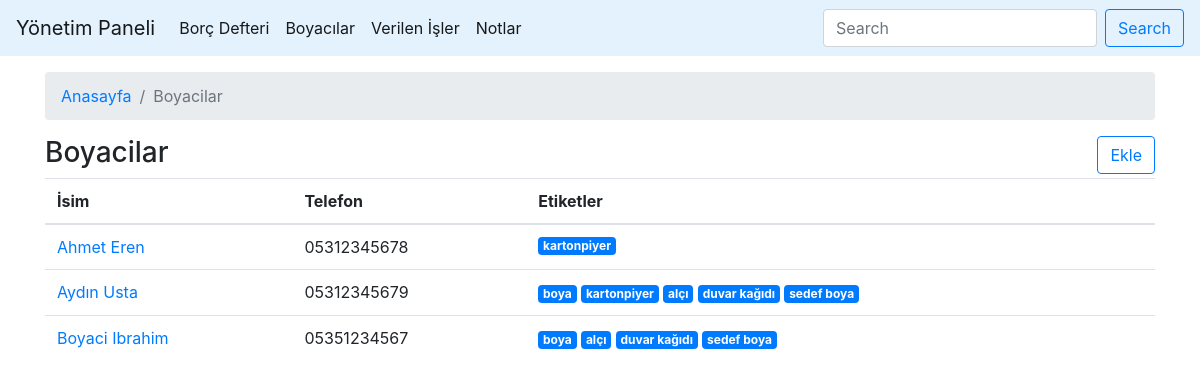
/boyacilar/, run on an earlier commit of the app's database.
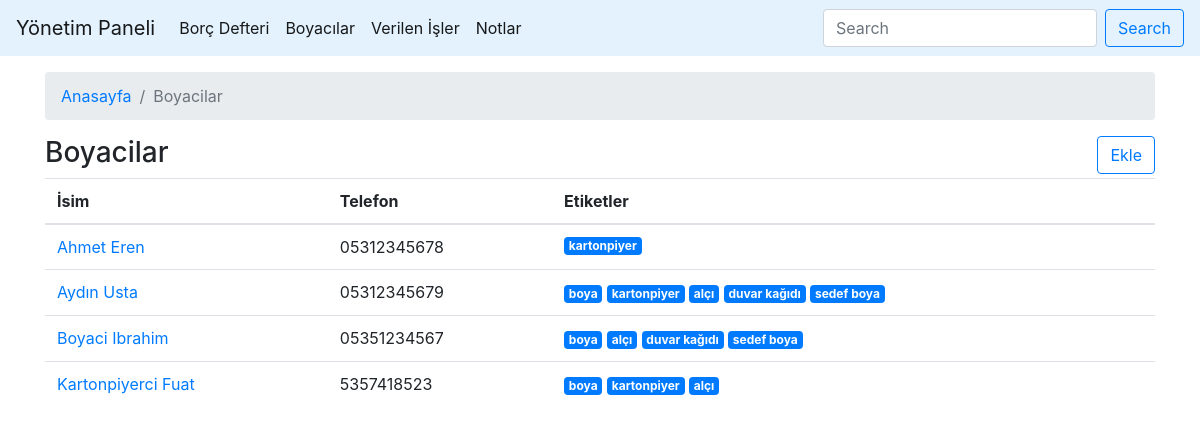
And on a later commit of the database.
### boya/models.py (models this page shows, shortened)
class Boyaci(models.Model):
    isim = models.CharField(max_length=100)
    telefon_no = models.CharField(max_length=11)
    kayit_tarihi = models.DateTimeField(auto_now_add=True)
    aciklama = models.TextField()
    boyaci_etiket = models.ManyToManyField(Etiket, related_name="boyacilar")
    class Meta:
        verbose_name = "Boyacı"
        verbose_name_plural = "Boyacılar"

class Etiket(models.Model):
    etiket_adi = models.CharField(max_length=100)
    class Meta:
        verbose_name = "Etiket"
        verbose_name_plural = "Etiketler"
    def __str__(self):
        return self.etiket_adi

### boya/views.py (the view)
# urls.py: path('boyacilar/', views.boyacilar, name="boyacilar"),
def boyacilar(request):
    boyacilar = Boyaci.objects.all()
    return render(request, 'boyacilar.html',  {'boyacilar': boyacilar})

### templates/boyacilar.html
{% extends 'base.html' %}
{% block content %}
  <div class="container mt-3">
      <nav aria-label="breadcrumb">
        <ol class="breadcrumb">
          <li class="breadcrumb-item"><a href="/">Anasayfa</a></li>
          <li class="breadcrumb-item active" aria-current="page">Boyacilar</li>
        </ol>
      </nav>
  <div class="row">
    <div class="col-6">
      <h3>Boyacilar</h3>
    </div>
    <div class="col-6">
      <a href="{% url 'boyaci_ekle' %}"><button type="button" class="btn btn-outline-primary float-right">Ekle</button></a>
    </div>
  </div>
  <table class="table table-hover">
  <thead>
    <tr>
      <th scope="col">İsim</th>
      <th scope="col">Telefon</th>
      <th scope="col">Etiketler</th>
    </tr>
  </thead>
  <tbody>
  {% for boyaci in boyacilar %}
    <tr>
      <td><a href="{% url 'boyaci_ayrinti' boyaci.id %}">{{boyaci.isim|title}}</a></td>
      <td>{{boyaci.telefon_no}}</td>
      <td>
      {% for etiket in boyaci.boyaci_etiket.all %}
        <a href="{% url 'etiket' etiket.id %}" class="badge badge-primary">{{ etiket }}</a>
      {% endfor %}
      </td>
    </tr>
  {% endfor %}
  </tbody>
  </table>
</div>
{% endblock content %}

What changed in the data, as far as the page shows it:
added Boyaci: isim "Kartonpiyerci Fuat", telefon_no "5357418523", Etiket (etiket_adi "boya"), Etiket (etiket_adi "kartonpiyer"), Etiket (etiket_adi "alçı")
